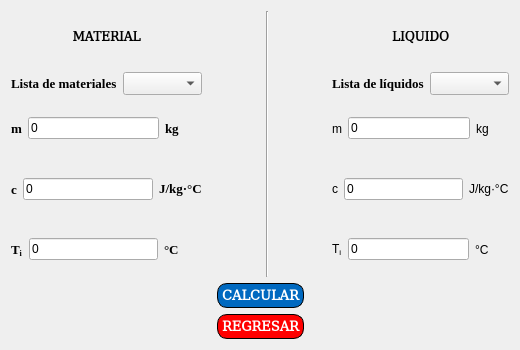
<?xml version="1.0" encoding="UTF-8"?>
<ui version="4.0">
 <class>objetosSumergidosEnLiquidos</class>
 <widget class="QDialog" name="objetosSumergidosEnLiquidos">
  <property name="geometry">
   <rect>
    <x>0</x>
    <y>0</y>
    <width>520</width>
    <height>350</height>
   </rect>
  </property>
  <property name="minimumSize">
   <size>
    <width>520</width>
    <height>350</height>
   </size>
  </property>
  <property name="maximumSize">
   <size>
    <width>520</width>
    <height>350</height>
   </size>
  </property>
  <property name="windowTitle">
   <string>SIMULACIÓN CALORIMETRÍA (OBJETO-LÍQUIDO)</string>
  </property>
  <layout class="QGridLayout" name="gridLayout">
   <item row="0" column="0" colspan="3">
    <layout class="QHBoxLayout" name="horizontalLayout_4">
     <item>
      <layout class="QVBoxLayout" name="verticalLayout">
       <item>
        <widget class="QLabel" name="label_15">
         <property name="font">
          <font>
           <family>DejaVu Math TeX Gyre</family>
           <weight>75</weight>
           <bold>true</bold>
          </font>
         </property>
         <property name="styleSheet">
          <string notr="true">font-weight: bold;</string>
         </property>
         <property name="text">
          <string>&lt;html&gt;&lt;head/&gt;&lt;body&gt;&lt;p align=&quot;center&quot;&gt;MATERIAL&lt;/p&gt;&lt;/body&gt;&lt;/html&gt;</string>
         </property>
        </widget>
       </item>
       <item>
        <layout class="QHBoxLayout" name="horizontalLayout_7">
         <item>
          <widget class="QLabel" name="label">
           <property name="font">
            <font>
             <family>Times New Roman</family>
             <pointsize>10</pointsize>
             <weight>75</weight>
             <bold>true</bold>
            </font>
           </property>
           <property name="text">
            <string>Lista de materiales</string>
           </property>
          </widget>
         </item>
         <item>
          <widget class="QComboBox" name="cB_Materiales">
           <property name="font">
            <font>
             <family>Times New Roman</family>
             <pointsize>10</pointsize>
             <weight>75</weight>
             <bold>true</bold>
            </font>
           </property>
           <property name="statusTip">
            <string/>
           </property>
           <property name="whatsThis">
            <string/>
           </property>
           <property name="styleSheet">
            <string notr="true">font-weight: bold;</string>
           </property>
           <property name="currentText">
            <string/>
           </property>
           <property name="currentIndex">
            <number>-1</number>
           </property>
          </widget>
         </item>
        </layout>
       </item>
       <item>
        <layout class="QHBoxLayout" name="horizontalLayout_5">
         <item>
          <widget class="QLabel" name="label_3">
           <property name="font">
            <font>
             <family>Times New Roman</family>
             <pointsize>10</pointsize>
             <weight>75</weight>
             <bold>true</bold>
            </font>
           </property>
           <property name="text">
            <string>m</string>
           </property>
          </widget>
         </item>
         <item>
          <widget class="QLineEdit" name="txt_m_Obj">
           <property name="text">
            <string>0</string>
           </property>
          </widget>
         </item>
         <item>
          <widget class="QLabel" name="label_4">
           <property name="font">
            <font>
             <family>Times New Roman</family>
             <pointsize>10</pointsize>
             <weight>75</weight>
             <bold>true</bold>
            </font>
           </property>
           <property name="text">
            <string>kg       </string>
           </property>
          </widget>
         </item>
        </layout>
       </item>
       <item>
        <layout class="QHBoxLayout" name="horizontalLayout_6">
         <item>
          <widget class="QLabel" name="label_5">
           <property name="font">
            <font>
             <family>Times New Roman</family>
             <pointsize>10</pointsize>
             <weight>75</weight>
             <bold>true</bold>
            </font>
           </property>
           <property name="text">
            <string>c</string>
           </property>
          </widget>
         </item>
         <item>
          <widget class="QLineEdit" name="txt_c_Obj">
           <property name="text">
            <string>0</string>
           </property>
          </widget>
         </item>
         <item>
          <widget class="QLabel" name="label_6">
           <property name="font">
            <font>
             <family>Times New Roman</family>
             <pointsize>10</pointsize>
             <weight>75</weight>
             <bold>true</bold>
            </font>
           </property>
           <property name="text">
            <string>&lt;html&gt;&lt;head/&gt;&lt;body&gt;&lt;p&gt;&lt;span style=&quot; color:#000000;&quot;&gt;J/kg·°C&lt;/span&gt;&lt;/p&gt;&lt;/body&gt;&lt;/html&gt;</string>
           </property>
          </widget>
         </item>
        </layout>
       </item>
       <item>
        <layout class="QHBoxLayout" name="horizontalLayout">
         <item>
          <widget class="QLabel" name="label_7">
           <property name="font">
            <font>
             <family>Times New Roman</family>
             <pointsize>10</pointsize>
             <weight>75</weight>
             <bold>true</bold>
            </font>
           </property>
           <property name="text">
            <string>&lt;html&gt;&lt;head/&gt;&lt;body&gt;&lt;p&gt;T&lt;span style=&quot; vertical-align:sub;&quot;&gt;i&lt;/span&gt;&lt;/p&gt;&lt;/body&gt;&lt;/html&gt;</string>
           </property>
          </widget>
         </item>
         <item>
          <widget class="QLineEdit" name="txt_t_Obj">
           <property name="text">
            <string>0</string>
           </property>
          </widget>
         </item>
         <item>
          <widget class="QLabel" name="label_8">
           <property name="font">
            <font>
             <family>Times New Roman</family>
             <pointsize>10</pointsize>
             <weight>75</weight>
             <bold>true</bold>
            </font>
           </property>
           <property name="text">
            <string>°C       </string>
           </property>
          </widget>
         </item>
        </layout>
       </item>
      </layout>
     </item>
     <item>
      <spacer name="horizontalSpacer_2">
       <property name="orientation">
        <enum>Qt::Horizontal</enum>
       </property>
       <property name="sizeHint" stdset="0">
        <size>
         <width>40</width>
         <height>20</height>
        </size>
       </property>
      </spacer>
     </item>
     <item>
      <widget class="Line" name="line">
       <property name="orientation">
        <enum>Qt::Vertical</enum>
       </property>
      </widget>
     </item>
     <item>
      <spacer name="horizontalSpacer_3">
       <property name="orientation">
        <enum>Qt::Horizontal</enum>
       </property>
       <property name="sizeHint" stdset="0">
        <size>
         <width>40</width>
         <height>20</height>
        </size>
       </property>
      </spacer>
     </item>
     <item>
      <layout class="QVBoxLayout" name="verticalLayout_3">
       <item>
        <widget class="QLabel" name="label_16">
         <property name="font">
          <font>
           <family>DejaVu Math TeX Gyre</family>
           <weight>75</weight>
           <bold>true</bold>
          </font>
         </property>
         <property name="styleSheet">
          <string notr="true">font-weight: bold;</string>
         </property>
         <property name="text">
          <string>&lt;html&gt;&lt;head/&gt;&lt;body&gt;&lt;p align=&quot;center&quot;&gt;LÍQUIDO&lt;/p&gt;&lt;/body&gt;&lt;/html&gt;</string>
         </property>
        </widget>
       </item>
       <item>
        <layout class="QHBoxLayout" name="horizontalLayout_8">
         <item>
          <widget class="QLabel" name="label_2">
           <property name="font">
            <font>
             <family>Times New Roman</family>
             <pointsize>10</pointsize>
             <weight>75</weight>
             <bold>true</bold>
            </font>
           </property>
           <property name="text">
            <string>&lt;html&gt;&lt;head/&gt;&lt;body&gt;&lt;p&gt;&lt;span style=&quot; font-weight:600;&quot;&gt;Lista de líquidos&lt;/span&gt;&lt;/p&gt;&lt;/body&gt;&lt;/html&gt;</string>
           </property>
          </widget>
         </item>
         <item>
          <widget class="QComboBox" name="cB_Fluidos">
           <property name="font">
            <font>
             <family>Times New Roman</family>
             <pointsize>10</pointsize>
             <weight>75</weight>
             <bold>true</bold>
            </font>
           </property>
           <property name="statusTip">
            <string/>
           </property>
           <property name="whatsThis">
            <string/>
           </property>
           <property name="styleSheet">
            <string notr="true">font-weight: bold;</string>
           </property>
           <property name="currentText">
            <string/>
           </property>
           <property name="currentIndex">
            <number>-1</number>
           </property>
          </widget>
         </item>
        </layout>
       </item>
       <item>
        <layout class="QHBoxLayout" name="horizontalLayout_9">
         <item>
          <widget class="QLabel" name="label_9">
           <property name="text">
            <string>m</string>
           </property>
          </widget>
         </item>
         <item>
          <widget class="QLineEdit" name="txt_m_Fl">
           <property name="text">
            <string>0</string>
           </property>
          </widget>
         </item>
         <item>
          <widget class="QLabel" name="label_10">
           <property name="text">
            <string>kg      </string>
           </property>
          </widget>
         </item>
        </layout>
       </item>
       <item>
        <layout class="QHBoxLayout" name="horizontalLayout_3">
         <item>
          <widget class="QLabel" name="label_11">
           <property name="text">
            <string>c</string>
           </property>
          </widget>
         </item>
         <item>
          <widget class="QLineEdit" name="txt_c_Fl">
           <property name="text">
            <string>0</string>
           </property>
          </widget>
         </item>
         <item>
          <widget class="QLabel" name="label_12">
           <property name="text">
            <string>&lt;html&gt;&lt;head/&gt;&lt;body&gt;&lt;p&gt;&lt;span style=&quot; color:#000000;&quot;&gt;J/kg·°C&lt;/span&gt;&lt;/p&gt;&lt;/body&gt;&lt;/html&gt;</string>
           </property>
          </widget>
         </item>
        </layout>
       </item>
       <item>
        <layout class="QHBoxLayout" name="horizontalLayout_2">
         <item>
          <widget class="QLabel" name="label_13">
           <property name="text">
            <string>&lt;html&gt;&lt;head/&gt;&lt;body&gt;&lt;p&gt;T&lt;span style=&quot; vertical-align:sub;&quot;&gt;i&lt;/span&gt;&lt;/p&gt;&lt;/body&gt;&lt;/html&gt;</string>
           </property>
          </widget>
         </item>
         <item>
          <widget class="QLineEdit" name="txt_t_Fl">
           <property name="text">
            <string>0</string>
           </property>
          </widget>
         </item>
         <item>
          <widget class="QLabel" name="label_14">
           <property name="text">
            <string>°C      </string>
           </property>
          </widget>
         </item>
        </layout>
       </item>
      </layout>
     </item>
    </layout>
   </item>
   <item row="1" column="0">
    <spacer name="horizontalSpacer">
     <property name="orientation">
      <enum>Qt::Horizontal</enum>
     </property>
     <property name="sizeHint" stdset="0">
      <size>
       <width>200</width>
       <height>20</height>
      </size>
     </property>
    </spacer>
   </item>
   <item row="1" column="1">
    <widget class="QPushButton" name="btn_Calcular">
     <property name="sizePolicy">
      <sizepolicy hsizetype="MinimumExpanding" vsizetype="MinimumExpanding">
       <horstretch>0</horstretch>
       <verstretch>0</verstretch>
      </sizepolicy>
     </property>
     <property name="maximumSize">
      <size>
       <width>16777215</width>
       <height>25</height>
      </size>
     </property>
     <property name="font">
      <font>
       <family>DejaVu Math TeX Gyre</family>
       <pointsize>10</pointsize>
       <weight>75</weight>
       <bold>true</bold>
      </font>
     </property>
     <property name="styleSheet">
      <string notr="true">background-color: #0069c0;
color: #ffffff;
font-weight: bold;
border: 1px solid rgb(0, 0, 0);
border-width: 1px;
border-radius: 10px;</string>
     </property>
     <property name="text">
      <string>CALCULAR</string>
     </property>
    </widget>
   </item>
   <item row="1" column="2">
    <spacer name="horizontalSpacer_4">
     <property name="orientation">
      <enum>Qt::Horizontal</enum>
     </property>
     <property name="sizeHint" stdset="0">
      <size>
       <width>199</width>
       <height>20</height>
      </size>
     </property>
    </spacer>
   </item>
   <item row="2" column="1">
    <widget class="QPushButton" name="btn_Regresar">
     <property name="sizePolicy">
      <sizepolicy hsizetype="Minimum" vsizetype="MinimumExpanding">
       <horstretch>0</horstretch>
       <verstretch>0</verstretch>
      </sizepolicy>
     </property>
     <property name="maximumSize">
      <size>
       <width>16777215</width>
       <height>25</height>
      </size>
     </property>
     <property name="font">
      <font>
       <family>DejaVu Math TeX Gyre</family>
       <pointsize>10</pointsize>
       <weight>75</weight>
       <bold>true</bold>
      </font>
     </property>
     <property name="styleSheet">
      <string notr="true">background-color: #ff0000;
color: #ffffff;
font-weight: bold;
border: 1px solid rgb(0, 0, 0);
border-width: 1px;
border-radius: 10px;</string>
     </property>
     <property name="text">
      <string>REGRESAR</string>
     </property>
    </widget>
   </item>
  </layout>
 </widget>
 <resources/>
 <connections/>
</ui>
